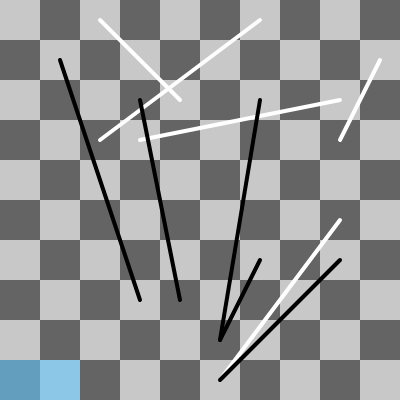
Frame 1 (no input)
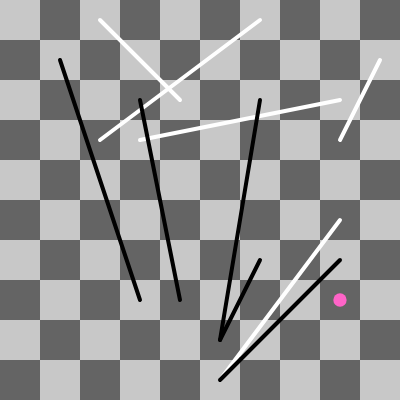
Frame 60 (no input)
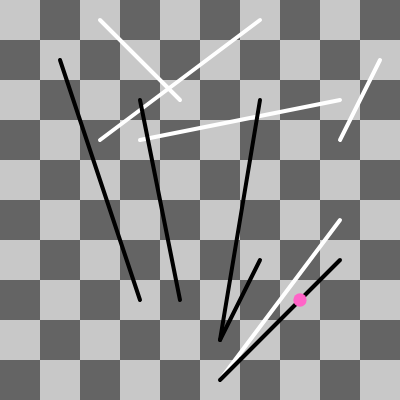
Frame 120 (the mouse pressed at the canvas centre since frame 60)

The p5.js sketch that drew these frames (run headless with seeded random() and noise() and a simulated clock; from frame 60 on, the mouse is pressed at the canvas centre):

// p5.js sketch
// ── sketch.js
const resolution = 40;
const tiles = [];

let player;

const rolls = [];
let gameIndex = 0;
let averageRolls = 0;
let avgP;
let cols;
let rows;

function setup() {
    createCanvas(400, 400);
    avgP = createP('');
    cols = width / resolution;
    rows = height / resolution;

    let x = 0;
    let y = (rows - 1) * resolution;
    let dir = 1;
    for (let i = 0; i < cols * rows; ++i) {
        const tile = new Tile(x, y, resolution, i, 0);
        tiles.push(tile);
        x += resolution * dir;
        if (x >= width || x <= -resolution) {
            dir *= -1;
            x += resolution * dir;
            y -= resolution;
        }
    }
    player = new Player();
    rolls[gameIndex] = 0;

    // Duplicate tiles can be picked in this process
    // Make snakes
    for (let i = 0; i < 5; ++i) {
        const tile = tiles[floor(random(cols, tiles.length - 1))];
        const snakeVal = floor(random(-1 * tile.index, -1 * (tile.index % cols)));
        tile.snakeorladder = snakeVal;
        // console.log("snakeVal " + i + " tile: " + tile.index + " val: " + snakeVal);
    }
    // Make ladders
    for (let i = 0; i < 5; ++i) {
        const tile = tiles[floor(random(0, tiles.length - cols))];
        const ladderVal = floor(random(cols - (tile.index % cols), tiles.length - 1 - tile.index));
        tile.snakeorladder = ladderVal;
        // console.log("ladderVal " + i + " tile: " + tile.index + " val: " + ladderVal);
    }
}

function draw() {
    background(51);
    // frameRate(5);
    noStroke();
    for (const tile of tiles) {
        tile.show();
    }
    for (const tile of tiles) {
        tile.showSnakeAndLadder();
    }
    if (player.state === player.states.MOVE_STATE) {
        player.move();
    }
    if (player.state === player.states.ROLL_STATE) {
        player.roll();
        rolls[gameIndex]++;
    }

    let gameover = false;
    if (player.spot >= tiles.length - 1) {
        player.spot = tiles.length - 1;
        // console.log("game over");
        gameover = true;
    }
    player.show(tiles);

    if (gameover) {
        gameIndex++;
        rolls[gameIndex] = 0;
        player.reset();
        gameover = false;
    }


    let sum = 0;
    for (let i = 0; i < rolls.length - 1; ++i) {
        sum += rolls[i];
    }
    averageRolls = sum / (rolls.length - 1);
    avgP.html(averageRolls);
}

// ── player.js
class Player {
    constructor() {
        this.startSpot = -1;
        this.spot = -1;
        this.dice = 0;
        this.destSpot = -1;
        this.states = {
            ROLL_STATE: "roll state",
            MOVE_STATE: "move state",
        };
        this.state = this.states.ROLL_STATE;
    }

    roll() {
        this.dice = floor(random(1, 7));
        let startTile = 0;
        if (tiles[this.spot] && tiles[this.spot].snakeorladder) {
            this.dice--;
            startTile += tiles[this.spot].snakeorladder;
            tiles[this.spot + tiles[this.spot].snakeorladder].highlight();
        }
        for (let i = 1; i <= this.dice; ++i) {
            tiles[min(tiles.length - 1, startTile + this.spot + i)].highlight();
        }
        this.destSpot = min(tiles.length - 1, startTile + this.spot + this.dice);
        this.state = this.states.MOVE_STATE;
    }

    move() {
        if (this.spot === this.destSpot) {
            this.startSpot = this.spot;
            this.state = this.states.ROLL_STATE;
        } else if (tiles[this.startSpot] && tiles[this.startSpot].snakeorladder && this.spot === this.startSpot) {
            this.spot += tiles[this.startSpot].snakeorladder;
        } else if (this.spot !== this.destSpot) {
            this.spot++;
        }
    }

    show(tiles) {
        const current = tiles[this.spot];
        if (current) {
            fill(255, 100, 200);
            const center = current.getCenter();
            ellipse(center[0], center[1], current.wh / 3.0);
        }
    }

    reset() {
        this.startSpot = -1;
        this.spot = -1;
        this.dice = 0;
        this.destSpot = -1;
        this.state = this.states.ROLL_STATE;
    }
}

// ── tile.js
class Tile {
    constructor(x, y, wh, index_, snakeorladder) {
        this.x = x;
        this.y = y;
        this.wh = wh;
        this.index = index_;
        this.snakeorladder = snakeorladder;
        this.color = (this.index % 2) * 100 + 100;
    }

    show() {
        noStroke();
        fill(this.color);
        rect(this.x, this.y, this.wh, this.wh);

        // fill(255);
        // textSize(32);
        // text(this.index + "->" + this.next, this.x, this.y + resolution);
    }

    showSnakeAndLadder() {
        if (this.snakeorladder !== 0) {
            const myc = this.getCenter();
            const nxtc = tiles[this.index + this.snakeorladder].getCenter();
            strokeWeight(4);
            stroke(this.snakeorladder > 0 ? 255 : 0);
            line(myc[0], myc[1], nxtc[0], nxtc[1]);
            noStroke();
        }
    }

    getCenter() {
        const cx = this.x + this.wh * 0.5;
        const cy = this.y + this.wh * 0.5;
        return [cx, cy];
    }

    highlight() {
        noStroke();
        fill(100, 200, 255, 150);
        rect(this.x, this.y, this.wh, this.wh);
    }
}
